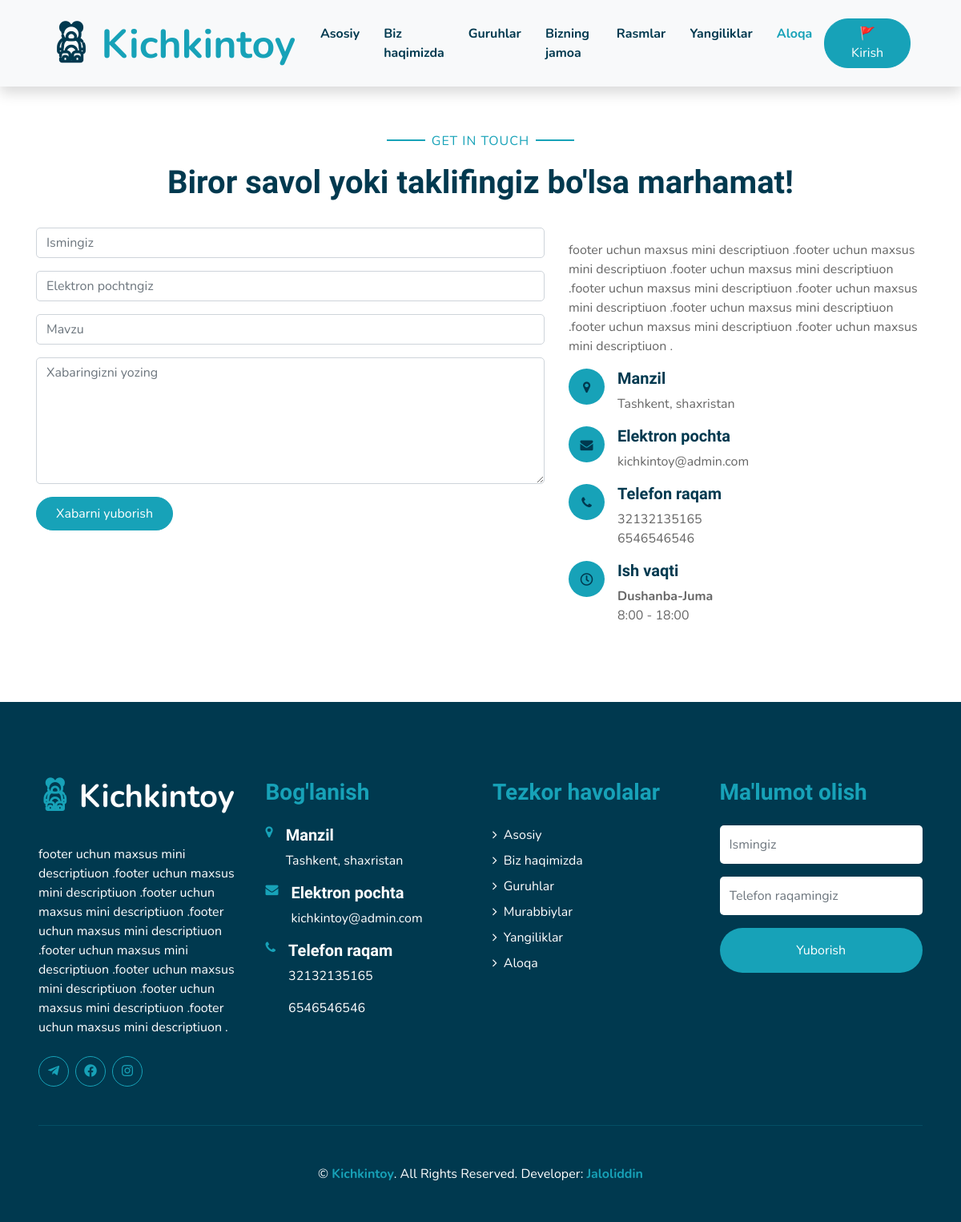
Page /contact/ on the committed database.
### kichkintoy/models.py (models this page shows, shortened)
class Contacts(models.Model):
    class Meta:
        verbose_name = 'Contact'
        verbose_name_plural = 'Contacts'
    mini_description = RichTextField(null=True, blank=True)
    address = models.CharField(max_length=400, null=True, blank=True)
    email = models.EmailField()
    phone_1 = models.CharField(max_length=20, null=True, blank=True)
    phone_2 = models.CharField(max_length=20, null=True, blank=True)
    work_days = models.CharField(max_length=50, null=True, blank=True)
    work_time = models.CharField(max_length=50, null=True, blank=True)
    insta_lik = models.CharField(max_length=400, null=True, blank=True)
    telegram_link = models.CharField(max_length=400, null=True, blank=True)
    facebook_link = models.CharField(max_length=400, null=True, blank=True)

### kichkintoy/views.py (the view)
# urls.py: path('contact/', contact, name="contact"),
def contact(request):
    contacts = Contacts.objects.all()[0]
    context = {
        'contacts': contacts,
    }
    if request.method == 'POST':
        try:
            name = request.POST['name']
            email = request.POST['email']
            subject = request.POST['subject']
            message = request.POST['message']
            my_model_obj = Message(
                name=name,
                email=email,
                subject=subject,
                message=message
                )
            my_model_obj.save()
            messages.success(request, 'Xabaringiz muvaffaqiyatli yuborildi!')
        except:
            name = request.POST['name']
            phone = request.POST['phone']
            group = "Ma'lumot olish uchun"
            my_model_obj = Booking_grop(
                name=name,
                phone=phone,
                group=group
                )
            my_model_obj.save()
        return redirect('/contact/' )
    else:
        return render(request, 'contact.html', context)

### templates/contact.html (shortened to what this page needs)
{% extends 'base.html' %}
{% load static %}
{% block activ_title %}
<a href="{% url 'home' %}" class="nav-item nav-link ">Asosiy</a>
<a href="{% url 'about' %}" class="nav-item nav-link ">Biz haqimizda</a>
<a href="{% url 'class' %}" class="nav-item nav-link ">Guruhlar</a>
<a href="{% url 'team' %}" class="nav-item nav-link ">Bizning jamoa</a>
<a href="{% url 'galery' %}" class="nav-item nav-link ">Rasmlar</a>
<a href="{% url 'article' %}" class="nav-item nav-link " >Yangiliklar</a>
<a href="{% url 'contact' %}" class="nav-item nav-link active">Aloqa</a>
{% endblock activ_title %}
{% block content %}
<div class="text-center pb-2">
</div>
    <div class="container-fluid pt-5">
        <div class="container">
            <div class="text-center pb-2">
                <p class="section-title px-5"><span class="px-2">Get In Touch</span></p>
                <h1 class="mb-4">Biror savol yoki taklifingiz bo'lsa marhamat!</h1>
            </div>
            <div class="row">
                <div class="col-lg-7 mb-5">
                    <div class="contact-form">
                        <form  method="post">{% csrf_token %}
                            <div class="control-group">
                                <input type="text" class="form-control" id="name" placeholder="Ismingiz" required="required" data-validation-required-message="Iltimos ismingizni kiriting" name="name" />
                            </div>
                            <div class="control-group">
                                <input type="email" class="form-control" id="email" placeholder="Elektron pochtngiz" required="required" data-validation-required-message="Email to'g'ri yozilishi shart" name="email" />
                            </div>
                            <div class="control-group">
                                <input type="text" class="form-control" id="subject" placeholder="Mavzu" required="required" name="subject"/>
                            </div>
                            <div class="control-group">
                                <textarea class="form-control" rows="6" id="message" placeholder="Xabaringizni yozing" required="required" data-validation-required-message="Xabaringizni kiriting" name="message"></textarea>
                            </div>
                            <div>
                                <button class="btn btn-primary py-2 px-4" type="submit" >Xabarni yuborish</button>
                            </div>
                        </form>
                    </div>
                </div>
                <div class="col-lg-5 mb-5">
                    <p>{{ contacts.mini_description|safe }}</p>
                    <div class="d-flex">
                        <i class="fa fa-map-marker d-inline-flex align-items-center justify-content-center bg-primary text-secondary rounded-circle" style="width: 45px; height: 45px;"></i>
                        <div class="pl-3">
                            <h5>Manzil</h5>
                            <p>{{ contacts.address }}</p>
                        </div>
                    </div>
                    <div class="d-flex">
                        <i class="fa fa-envelope d-inline-flex align-items-center justify-content-center bg-primary text-secondary rounded-circle" style="width: 45px; height: 45px;"></i>
                        <div class="pl-3">
                            <h5>Elektron pochta</h5>
                            <p>{{ contacts.email }}</p>
                        </div>
                    </div>
                    <div class="d-flex">
                        <i class="fa fa-phone d-inline-flex align-items-center justify-content-center bg-primary text-secondary rounded-circle" style="width: 45px; height: 45px;"></i>
                        <div class="pl-3">
                            <h5>Telefon raqam</h5>
                            <p>{{ contacts.phone_1 }}<br>{{ contacts.phone_2 }}</p>
                        </div>
                    </div>
                    <div class="d-flex">
                        <i class="far fa-clock d-inline-flex align-items-center justify-content-center bg-primary text-secondary rounded-circle" style="width: 45px; height: 45px;"></i>
                        <div class="pl-3">
                            <h5>Ish vaqti</h5>
                                <strong>{{ contacts.work_days }}</strong>
                            <p class="m-0">{{ contacts.work_time }} </p>
                        </div>
                    </div>
                </div>
            </div>
        </div>
    </div>
    {% endblock content %}

### templates/details/footer.html
{% load static %}
    <div class="container-fluid bg-secondary text-white mt-5 py-5 px-sm-3 px-md-5">
        <div class="row pt-5">
            <div class="col-lg-3 col-md-6 mb-5">
                <a href="" class="navbar-brand font-weight-bold text-primary m-0 mb-4 p-0" style="font-size: 40px; line-height: 40px;">
                    <i class="flaticon-043-teddy-bear"></i>
                    <span class="text-white">Kichkintoy</span>
                </a>
                <p>{{ contacts.mini_description|safe }}</p>
                <div class="d-flex justify-content-start mt-4">
                    <a class="btn btn-outline-primary rounded-circle text-center mr-2 px-0"
                        style="width: 38px; height: 38px;" href="#"><i class="fab fa-telegram-plane"></i></a>
                    <a class="btn btn-outline-primary rounded-circle text-center mr-2 px-0"
                        style="width: 38px; height: 38px;" href="#"><i class="fab fa-facebook"></i></a>
                    <a class="btn btn-outline-primary rounded-circle text-center mr-2 px-0"
                        style="width: 38px; height: 38px;" href="#"><i class="fab fa-instagram"></i></a>
                </div>
            </div>
            <div class="col-lg-3 col-md-6 mb-5">
                <h3 class="text-primary mb-4">Bog'lanish</h3>
                <div class="d-flex">
                    <h4 class="fa fa-map-marker text-primary"></h4>
                    <div class="pl-3">
                        <h5 class="text-white">Manzil</h5>
                        <p>{{ contacts.address }}</p>
                    </div>
                </div>
                <div class="d-flex">
                    <h4 class="fa fa-envelope text-primary"></h4>
                    <div class="pl-3">
                        <h5 class="text-white">Elektron pochta</h5>
                        <p>{{ contacts.email }}</p>
                    </div>
                </div>
                <div class="d-flex">
                    <h4 class="fa fa-phone text-primary"></h4>
                    <div class="pl-3">
                        <h5 class="text-white">Telefon raqam</h5>
                        <p>{{ contacts.phone_1 }}</p>
                        <p>{{ contacts.phone_2 }}</p>
                    </div>
                </div>
            </div>
            <div class="col-lg-3 col-md-6 mb-5">
                <h3 class="text-primary mb-4">Tezkor havolalar</h3>
                <div class="d-flex flex-column justify-content-start">
                    <a class="text-white mb-2" href="{% url 'home' %}"><i class="fa fa-angle-right mr-2"></i>Asosiy</a>
                    <a class="text-white mb-2" href="{% url 'about' %}"><i class="fa fa-angle-right mr-2"></i>Biz haqimizda</a>
                    <a class="text-white mb-2" href="{% url 'class' %}"><i class="fa fa-angle-right mr-2"></i>Guruhlar</a>
                    <a class="text-white mb-2" href="{% url 'team' %}"><i class="fa fa-angle-right mr-2"></i>Murabbiylar</a>
                    <a class="text-white mb-2" href="{% url 'article' %}"><i class="fa fa-angle-right mr-2"></i>Yangiliklar</a>
                    <a class="text-white" href="{% url 'contact' %}"><i class="fa fa-angle-right mr-2"></i>Aloqa</a>
                </div>
            </div>
            <div class="col-lg-3 col-md-6 mb-5">
                <h3 class="text-primary mb-4">Ma'lumot olish</h3>
                <form method="POST">{% csrf_token %}
                    <div class="form-group">
                        <input type="text" class="form-control border-0 py-4" placeholder="Ismingiz" required="required" name="name" />
                    </div>
                    <div class="form-group">
                        <input type="text" class="form-control border-0 py-4" placeholder="Telefon raqamingiz"
                            required="required" name="phone" />
                    </div>
                    <div>
                        <button class="btn btn-primary btn-block border-0 py-3" type="submit">Yuborish</button>
                    </div>
                </form>
            </div>
        </div>
        <div class="container-fluid pt-5" style="border-top: 1px solid rgba(23, 162, 184, .2);;">
            <p class="m-0 text-center text-white">
                &copy; <a class="text-primary font-weight-bold" href="{% url 'home' %}">Kichkintoy</a>. All Rights Reserved.
				Developer:  <a class="text-primary font-weight-bold" href="https://t.me/Jaloliddin_Mamatmusayev">Jaloliddin</a>
            </p>
        </div>
    </div>

### rows in the picture
Contacts: mini_description "footer uchun maxsus mini descriptiuon .footer uchun maxsus mini descriptiuon .footer uchun maxsus mini descriptiuon .footer uchun maxsus mini descriptiuon .footer uchun maxsus mini descriptiuon .footer uchun maxsus mini descriptiuon .footer uchun maxsus mini descriptiuon .footer uchun maxsus mini descriptiuon .", address "Tashkent, shaxristan", email "kichkintoy@admin.com", phone_1 "32132135165", phone_2 "6546546546", work_days "Dushanba-Juma", work_time "8:00 - 18:00"
